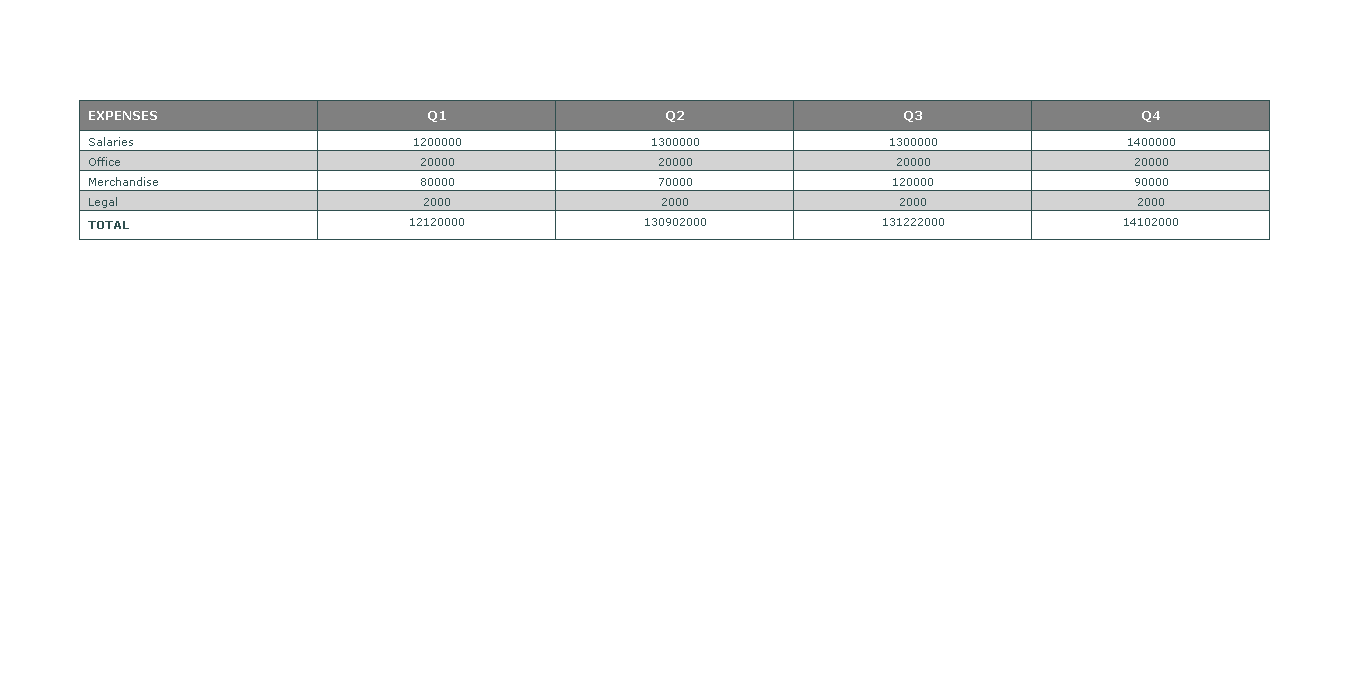

This figure's Python source:
import plotly.graph_objects as go # Biblioteca usada para criar gráficos

headerColor = 'grey'        # Variável para definir a cor do cabeçalho
rowEvenColor = 'lightgrey'  # Variável para definir a cor da linha intercalada [Even]
rowOddColor = 'white'       # Variável para definir a cor da linha intercalada [Odd]

# Cria a tabela
fig = go.Figure(data=[go.Table(
  # Configuração do cabeçalho
  header=dict(
    values=['<b>EXPENSES</b>','<b>Q1</b>','<b>Q2</b>','<b>Q3</b>','<b>Q4</b>'], # <br> utilizado para quebra de linha na mesma célula
    line_color='darkslategray', # Configuração da cor de linha
    fill_color=headerColor, # Configuração da cor de preenchimento = variável declarada
    align=['left','center'], # Posiciona o texto
    font=dict(color='white', size=12) # Cor e tamanho do texto 
  ),
  # Configuração das células
  cells=dict(
    # Configuração dos dados nas colunas, separadas por [],[],[],...
    values=[
      ['Salaries', 'Office', 'Merchandise', 'Legal', '<b>TOTAL</b>'],
      [1200000, 20000, 80000, 2000, 12120000],
      [1300000, 20000, 70000, 2000, 130902000],
      [1300000, 20000, 120000, 2000, 131222000],
      [1400000, 20000, 90000, 2000, 14102000]],
    line_color='darkslategray', # Configuração da cor de linha

    # Lista 2D de cores para linhas alternadas
    fill_color = [[rowOddColor,rowEvenColor,rowOddColor, rowEvenColor,rowOddColor]*5], # 5 = Quantidade de linhas intercaladas.
    align = ['left', 'center'], # Posiciona o texto
    font = dict(color = 'darkslategray', size = 11) # Cor e tamanho do texto 
    ))
])

fig.show() # Plota o gráfico

# plotly.express pode criar toda a fígura de uma só vez. Ele usa a graph_objects internamente
